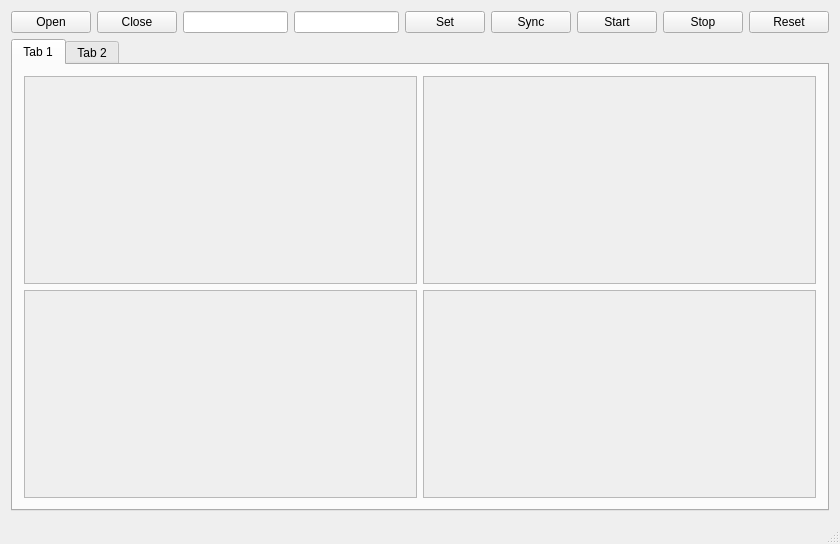
<?xml version="1.0" encoding="UTF-8"?>
<ui version="4.0">
 <class>MainWindow</class>
 <widget class="QMainWindow" name="MainWindow">
  <property name="geometry">
   <rect>
    <x>0</x>
    <y>0</y>
    <width>840</width>
    <height>544</height>
   </rect>
  </property>
  <property name="windowTitle">
   <string>MainWindow</string>
  </property>
  <widget class="QWidget" name="centralWidget">
   <layout class="QVBoxLayout" name="verticalLayout">
    <item>
     <layout class="QHBoxLayout" name="horizontalLayout">
      <item>
       <widget class="QPushButton" name="open">
        <property name="text">
         <string>Open</string>
        </property>
       </widget>
      </item>
      <item>
       <widget class="QPushButton" name="close">
        <property name="text">
         <string>Close</string>
        </property>
       </widget>
      </item>
      <item>
       <widget class="QLineEdit" name="simurate"/>
      </item>
      <item>
       <widget class="QLineEdit" name="starttime"/>
      </item>
      <item>
       <widget class="QPushButton" name="setvale">
        <property name="text">
         <string>Set</string>
        </property>
       </widget>
      </item>
      <item>
       <widget class="QPushButton" name="sync">
        <property name="text">
         <string>Sync</string>
        </property>
       </widget>
      </item>
      <item>
       <widget class="QPushButton" name="start">
        <property name="text">
         <string>Start</string>
        </property>
       </widget>
      </item>
      <item>
       <widget class="QPushButton" name="stop">
        <property name="text">
         <string>Stop</string>
        </property>
       </widget>
      </item>
      <item>
       <widget class="QPushButton" name="reset">
        <property name="text">
         <string>Reset</string>
        </property>
       </widget>
      </item>
     </layout>
    </item>
    <item>
     <layout class="QGridLayout" name="gridLayout_3">
      <item row="1" column="0">
       <widget class="QTabWidget" name="tabWidget">
        <property name="currentIndex">
         <number>0</number>
        </property>
        <widget class="QWidget" name="tab">
         <attribute name="title">
          <string>Tab 1</string>
         </attribute>
         <layout class="QGridLayout" name="gridLayout_6">
          <item row="0" column="0">
           <layout class="QGridLayout" name="gridLayout_5">
            <item row="0" column="0">
             <widget class="QScrollArea" name="scrollArea">
              <property name="widgetResizable">
               <bool>true</bool>
              </property>
              <widget class="QWidget" name="scrollAreaWidgetContents">
               <property name="geometry">
                <rect>
                 <x>0</x>
                 <y>0</y>
                 <width>393</width>
                 <height>190</height>
                </rect>
               </property>
              </widget>
             </widget>
            </item>
            <item row="2" column="0">
             <widget class="QScrollArea" name="scrollArea_3">
              <property name="widgetResizable">
               <bool>true</bool>
              </property>
              <widget class="QWidget" name="scrollAreaWidgetContents_15">
               <property name="geometry">
                <rect>
                 <x>0</x>
                 <y>0</y>
                 <width>393</width>
                 <height>189</height>
                </rect>
               </property>
              </widget>
             </widget>
            </item>
            <item row="0" column="1">
             <widget class="QScrollArea" name="scrollArea_2">
              <property name="widgetResizable">
               <bool>true</bool>
              </property>
              <widget class="QWidget" name="scrollAreaWidgetContents_3">
               <property name="geometry">
                <rect>
                 <x>0</x>
                 <y>0</y>
                 <width>393</width>
                 <height>190</height>
                </rect>
               </property>
              </widget>
             </widget>
            </item>
            <item row="2" column="1">
             <widget class="QScrollArea" name="scrollArea_4">
              <property name="widgetResizable">
               <bool>true</bool>
              </property>
              <widget class="QWidget" name="scrollAreaWidgetContents_16">
               <property name="geometry">
                <rect>
                 <x>0</x>
                 <y>0</y>
                 <width>393</width>
                 <height>189</height>
                </rect>
               </property>
              </widget>
             </widget>
            </item>
           </layout>
          </item>
         </layout>
        </widget>
        <widget class="QWidget" name="tab_2">
         <attribute name="title">
          <string>Tab 2</string>
         </attribute>
         <layout class="QGridLayout" name="gridLayout_8">
          <item row="0" column="1">
           <widget class="QScrollArea" name="scrollArea_6">
            <property name="widgetResizable">
             <bool>true</bool>
            </property>
            <widget class="QWidget" name="scrollAreaWidgetContents_9">
             <property name="geometry">
              <rect>
               <x>0</x>
               <y>0</y>
               <width>394</width>
               <height>191</height>
              </rect>
             </property>
            </widget>
           </widget>
          </item>
          <item row="0" column="0">
           <layout class="QGridLayout" name="gridLayout_7">
            <item row="0" column="0">
             <widget class="QScrollArea" name="scrollArea_5">
              <property name="widgetResizable">
               <bool>true</bool>
              </property>
              <widget class="QWidget" name="scrollAreaWidgetContents_8">
               <property name="geometry">
                <rect>
                 <x>0</x>
                 <y>0</y>
                 <width>392</width>
                 <height>189</height>
                </rect>
               </property>
              </widget>
             </widget>
            </item>
           </layout>
          </item>
          <item row="1" column="0">
           <widget class="QScrollArea" name="scrollArea_7">
            <property name="widgetResizable">
             <bool>true</bool>
            </property>
            <widget class="QWidget" name="scrollAreaWidgetContents_10">
             <property name="geometry">
              <rect>
               <x>0</x>
               <y>0</y>
               <width>394</width>
               <height>190</height>
              </rect>
             </property>
            </widget>
           </widget>
          </item>
          <item row="1" column="1">
           <widget class="QScrollArea" name="scrollArea_8">
            <property name="widgetResizable">
             <bool>true</bool>
            </property>
            <widget class="QWidget" name="scrollAreaWidgetContents_11">
             <property name="geometry">
              <rect>
               <x>0</x>
               <y>0</y>
               <width>394</width>
               <height>190</height>
              </rect>
             </property>
            </widget>
           </widget>
          </item>
         </layout>
        </widget>
       </widget>
      </item>
     </layout>
    </item>
   </layout>
  </widget>
  <widget class="QMenuBar" name="menuBar">
   <property name="geometry">
    <rect>
     <x>0</x>
     <y>0</y>
     <width>840</width>
     <height>25</height>
    </rect>
   </property>
  </widget>
  <widget class="QStatusBar" name="statusBar"/>
 </widget>
 <layoutdefault spacing="6" margin="11"/>
 <resources/>
 <connections/>
</ui>
